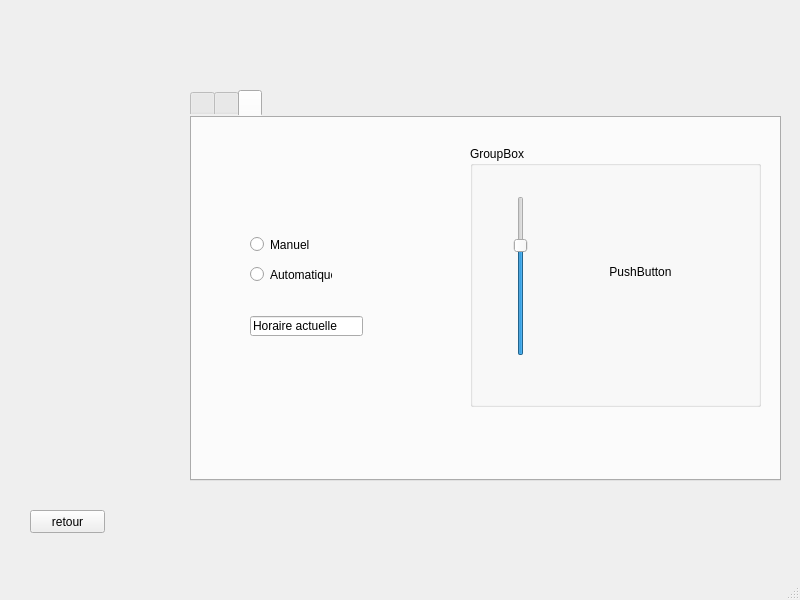
<?xml version="1.0" encoding="UTF-8"?>
<ui version="4.0">
 <class>etudiantClasseWindow</class>
 <widget class="QMainWindow" name="etudiantClasseWindow">
  <property name="geometry">
   <rect>
    <x>0</x>
    <y>0</y>
    <width>800</width>
    <height>600</height>
   </rect>
  </property>
  <property name="windowTitle">
   <string>MainWindow</string>
  </property>
  <widget class="QWidget" name="centralwidget">
   <widget class="QTabWidget" name="tabWidget">
    <property name="enabled">
     <bool>true</bool>
    </property>
    <property name="geometry">
     <rect>
      <x>190</x>
      <y>90</y>
      <width>591</width>
      <height>391</height>
     </rect>
    </property>
    <property name="autoFillBackground">
     <bool>false</bool>
    </property>
    <property name="styleSheet">
     <string notr="true">border-color: rgb(0, 0, 0);</string>
    </property>
    <property name="currentIndex">
     <number>2</number>
    </property>
    <widget class="QWidget" name="tab">
     <attribute name="title">
      <string/>
     </attribute>
     <widget class="QPushButton" name="pushButton_2">
      <property name="geometry">
       <rect>
        <x>30</x>
        <y>60</y>
        <width>75</width>
        <height>23</height>
       </rect>
      </property>
      <property name="styleSheet">
       <string notr="true">background-color: rgb(175, 203, 255);</string>
      </property>
      <property name="text">
       <string>Allumer</string>
      </property>
     </widget>
     <widget class="QPushButton" name="pushButton_3">
      <property name="geometry">
       <rect>
        <x>130</x>
        <y>60</y>
        <width>75</width>
        <height>23</height>
       </rect>
      </property>
      <property name="styleSheet">
       <string notr="true">background-color: rgb(194, 179, 179);</string>
      </property>
      <property name="text">
       <string>Eteindre</string>
      </property>
     </widget>
     <widget class="QGroupBox" name="groupBox">
      <property name="geometry">
       <rect>
        <x>20</x>
        <y>100</y>
        <width>421</width>
        <height>111</height>
       </rect>
      </property>
      <property name="title">
       <string>Intensite</string>
      </property>
      <widget class="QSlider" name="horizontalSlider">
       <property name="geometry">
        <rect>
         <x>40</x>
         <y>50</y>
         <width>160</width>
         <height>22</height>
        </rect>
       </property>
       <property name="cursor">
        <cursorShape>ArrowCursor</cursorShape>
       </property>
       <property name="styleSheet">
        <string notr="true">color: rgb(0, 0, 0);</string>
       </property>
       <property name="singleStep">
        <number>20</number>
       </property>
       <property name="sliderPosition">
        <number>50</number>
       </property>
       <property name="orientation">
        <enum>Qt::Horizontal</enum>
       </property>
      </widget>
     </widget>
     <widget class="QPushButton" name="pushButton_9">
      <property name="geometry">
       <rect>
        <x>500</x>
        <y>280</y>
        <width>75</width>
        <height>23</height>
       </rect>
      </property>
      <property name="text">
       <string>Retour</string>
      </property>
     </widget>
     <widget class="QTextBrowser" name="textBrowser_historique_4">
      <property name="geometry">
       <rect>
        <x>110</x>
        <y>270</y>
        <width>71</width>
        <height>31</height>
       </rect>
      </property>
      <property name="font">
       <font>
        <pointsize>8</pointsize>
       </font>
      </property>
      <property name="styleSheet">
       <string notr="true">color: rgb(255, 0, 0);</string>
      </property>
      <property name="html">
       <string>&lt;!DOCTYPE HTML PUBLIC &quot;-//W3C//DTD HTML 4.0//EN&quot; &quot;http://www.w3.org/TR/REC-html40/strict.dtd&quot;&gt;
&lt;html&gt;&lt;head&gt;&lt;meta name=&quot;qrichtext&quot; content=&quot;1&quot; /&gt;&lt;style type=&quot;text/css&quot;&gt;
p, li { white-space: pre-wrap; }
&lt;/style&gt;&lt;/head&gt;&lt;body style=&quot; font-family:'MS Shell Dlg 2'; font-size:8pt; font-weight:400; font-style:normal;&quot;&gt;
&lt;p style=&quot;-qt-paragraph-type:empty; margin-top:0px; margin-bottom:0px; margin-left:0px; margin-right:0px; -qt-block-indent:0; text-indent:0px; font-size:8.25pt;&quot;&gt;&lt;br /&gt;&lt;/p&gt;&lt;/body&gt;&lt;/html&gt;</string>
      </property>
     </widget>
     <widget class="QTextBrowser" name="textBrowser_historique_2">
      <property name="geometry">
       <rect>
        <x>20</x>
        <y>270</y>
        <width>71</width>
        <height>31</height>
       </rect>
      </property>
      <property name="font">
       <font>
        <pointsize>8</pointsize>
       </font>
      </property>
      <property name="styleSheet">
       <string notr="true">color: rgb(255, 0, 0);</string>
      </property>
      <property name="html">
       <string>&lt;!DOCTYPE HTML PUBLIC &quot;-//W3C//DTD HTML 4.0//EN&quot; &quot;http://www.w3.org/TR/REC-html40/strict.dtd&quot;&gt;
&lt;html&gt;&lt;head&gt;&lt;meta name=&quot;qrichtext&quot; content=&quot;1&quot; /&gt;&lt;style type=&quot;text/css&quot;&gt;
p, li { white-space: pre-wrap; }
&lt;/style&gt;&lt;/head&gt;&lt;body style=&quot; font-family:'MS Shell Dlg 2'; font-size:8pt; font-weight:400; font-style:normal;&quot;&gt;
&lt;p style=&quot;-qt-paragraph-type:empty; margin-top:0px; margin-bottom:0px; margin-left:0px; margin-right:0px; -qt-block-indent:0; text-indent:0px; font-size:8.25pt;&quot;&gt;&lt;br /&gt;&lt;/p&gt;&lt;/body&gt;&lt;/html&gt;</string>
      </property>
     </widget>
     <widget class="QPushButton" name="pushButton_8">
      <property name="geometry">
       <rect>
        <x>380</x>
        <y>280</y>
        <width>75</width>
        <height>23</height>
       </rect>
      </property>
      <property name="text">
       <string>Appliquer</string>
      </property>
     </widget>
     <widget class="QTextBrowser" name="textBrowser_historique_effectif">
      <property name="geometry">
       <rect>
        <x>290</x>
        <y>270</y>
        <width>71</width>
        <height>31</height>
       </rect>
      </property>
      <property name="font">
       <font>
        <pointsize>8</pointsize>
       </font>
      </property>
      <property name="styleSheet">
       <string notr="true">color: rgb(255, 0, 0);</string>
      </property>
      <property name="html">
       <string>&lt;!DOCTYPE HTML PUBLIC &quot;-//W3C//DTD HTML 4.0//EN&quot; &quot;http://www.w3.org/TR/REC-html40/strict.dtd&quot;&gt;
&lt;html&gt;&lt;head&gt;&lt;meta name=&quot;qrichtext&quot; content=&quot;1&quot; /&gt;&lt;style type=&quot;text/css&quot;&gt;
p, li { white-space: pre-wrap; }
&lt;/style&gt;&lt;/head&gt;&lt;body style=&quot; font-family:'MS Shell Dlg 2'; font-size:8pt; font-weight:400; font-style:normal;&quot;&gt;
&lt;p style=&quot;-qt-paragraph-type:empty; margin-top:0px; margin-bottom:0px; margin-left:0px; margin-right:0px; -qt-block-indent:0; text-indent:0px; font-size:8.25pt;&quot;&gt;&lt;br /&gt;&lt;/p&gt;&lt;/body&gt;&lt;/html&gt;</string>
      </property>
     </widget>
     <widget class="QTextBrowser" name="textBrowser_historique_3">
      <property name="geometry">
       <rect>
        <x>200</x>
        <y>270</y>
        <width>71</width>
        <height>31</height>
       </rect>
      </property>
      <property name="font">
       <font>
        <pointsize>8</pointsize>
       </font>
      </property>
      <property name="styleSheet">
       <string notr="true">color: rgb(255, 0, 0);</string>
      </property>
      <property name="html">
       <string>&lt;!DOCTYPE HTML PUBLIC &quot;-//W3C//DTD HTML 4.0//EN&quot; &quot;http://www.w3.org/TR/REC-html40/strict.dtd&quot;&gt;
&lt;html&gt;&lt;head&gt;&lt;meta name=&quot;qrichtext&quot; content=&quot;1&quot; /&gt;&lt;style type=&quot;text/css&quot;&gt;
p, li { white-space: pre-wrap; }
&lt;/style&gt;&lt;/head&gt;&lt;body style=&quot; font-family:'MS Shell Dlg 2'; font-size:8pt; font-weight:400; font-style:normal;&quot;&gt;
&lt;p style=&quot;-qt-paragraph-type:empty; margin-top:0px; margin-bottom:0px; margin-left:0px; margin-right:0px; -qt-block-indent:0; text-indent:0px; font-size:8.25pt;&quot;&gt;&lt;br /&gt;&lt;/p&gt;&lt;/body&gt;&lt;/html&gt;</string>
      </property>
     </widget>
    </widget>
    <widget class="QWidget" name="tab_3">
     <attribute name="title">
      <string/>
     </attribute>
     <widget class="QLineEdit" name="lineEdit_id_3">
      <property name="geometry">
       <rect>
        <x>90</x>
        <y>60</y>
        <width>113</width>
        <height>20</height>
       </rect>
      </property>
     </widget>
     <widget class="QLabel" name="label_5">
      <property name="geometry">
       <rect>
        <x>30</x>
        <y>120</y>
        <width>47</width>
        <height>13</height>
       </rect>
      </property>
      <property name="text">
       <string>Nom</string>
      </property>
     </widget>
     <widget class="QLineEdit" name="lineEdit_nom_2">
      <property name="geometry">
       <rect>
        <x>90</x>
        <y>120</y>
        <width>113</width>
        <height>20</height>
       </rect>
      </property>
     </widget>
     <widget class="QLabel" name="label_6">
      <property name="geometry">
       <rect>
        <x>30</x>
        <y>60</y>
        <width>61</width>
        <height>16</height>
       </rect>
      </property>
      <property name="text">
       <string>Identifiant</string>
      </property>
     </widget>
     <widget class="QLineEdit" name="lineEdit_prenom_2">
      <property name="geometry">
       <rect>
        <x>90</x>
        <y>180</y>
        <width>113</width>
        <height>20</height>
       </rect>
      </property>
     </widget>
     <widget class="QPushButton" name="pb_ajouter_2">
      <property name="geometry">
       <rect>
        <x>30</x>
        <y>250</y>
        <width>75</width>
        <height>23</height>
       </rect>
      </property>
      <property name="text">
       <string>Ajouter</string>
      </property>
     </widget>
     <widget class="QLabel" name="label_7">
      <property name="geometry">
       <rect>
        <x>30</x>
        <y>180</y>
        <width>47</width>
        <height>13</height>
       </rect>
      </property>
      <property name="text">
       <string>Prénom</string>
      </property>
     </widget>
     <widget class="QTableView" name="tabetudiant_2">
      <property name="geometry">
       <rect>
        <x>220</x>
        <y>50</y>
        <width>341</width>
        <height>181</height>
       </rect>
      </property>
     </widget>
     <widget class="QPushButton" name="pb_supprimer">
      <property name="geometry">
       <rect>
        <x>130</x>
        <y>250</y>
        <width>75</width>
        <height>23</height>
       </rect>
      </property>
      <property name="text">
       <string>Supprimer</string>
      </property>
     </widget>
     <widget class="QTextBrowser" name="textBrowser_historique">
      <property name="geometry">
       <rect>
        <x>220</x>
        <y>230</y>
        <width>341</width>
        <height>41</height>
       </rect>
      </property>
      <property name="styleSheet">
       <string notr="true">color: rgb(255, 0, 0);</string>
      </property>
      <property name="html">
       <string>&lt;!DOCTYPE HTML PUBLIC &quot;-//W3C//DTD HTML 4.0//EN&quot; &quot;http://www.w3.org/TR/REC-html40/strict.dtd&quot;&gt;
&lt;html&gt;&lt;head&gt;&lt;meta name=&quot;qrichtext&quot; content=&quot;1&quot; /&gt;&lt;style type=&quot;text/css&quot;&gt;
p, li { white-space: pre-wrap; }
&lt;/style&gt;&lt;/head&gt;&lt;body style=&quot; font-family:'MS Shell Dlg 2'; font-size:8.25pt; font-weight:400; font-style:normal;&quot;&gt;
&lt;p style=&quot; margin-top:0px; margin-bottom:0px; margin-left:0px; margin-right:0px; -qt-block-indent:0; text-indent:0px;&quot;&gt;&lt;span style=&quot; color:#000000;&quot;&gt;   &lt;/span&gt;&lt;/p&gt;
&lt;p style=&quot; margin-top:0px; margin-bottom:0px; margin-left:0px; margin-right:0px; -qt-block-indent:0; text-indent:0px;&quot;&gt;&lt;span style=&quot; color:#000000;&quot;&gt;  En Attente d'instructions...&lt;/span&gt;&lt;/p&gt;&lt;/body&gt;&lt;/html&gt;</string>
      </property>
     </widget>
     <widget class="QPushButton" name="pb_ajouter_3">
      <property name="geometry">
       <rect>
        <x>220</x>
        <y>280</y>
        <width>121</width>
        <height>21</height>
       </rect>
      </property>
      <property name="text">
       <string>Ordre Alphabetique</string>
      </property>
     </widget>
     <widget class="QLineEdit" name="lineEdit">
      <property name="geometry">
       <rect>
        <x>422</x>
        <y>280</y>
        <width>131</width>
        <height>20</height>
       </rect>
      </property>
     </widget>
     <widget class="QPushButton" name="pushButton_faire_appel">
      <property name="geometry">
       <rect>
        <x>340</x>
        <y>280</y>
        <width>75</width>
        <height>23</height>
       </rect>
      </property>
      <property name="text">
       <string>Appel</string>
      </property>
     </widget>
     <widget class="QRadioButton" name="radioButton_3">
      <property name="geometry">
       <rect>
        <x>80</x>
        <y>110</y>
        <width>82</width>
        <height>17</height>
       </rect>
      </property>
      <property name="text">
       <string>RadioButton</string>
      </property>
     </widget>
    </widget>
    <widget class="QWidget" name="tab_2">
     <attribute name="title">
      <string/>
     </attribute>
     <widget class="QGroupBox" name="groupBox_3">
      <property name="geometry">
       <rect>
        <x>280</x>
        <y>30</y>
        <width>291</width>
        <height>261</height>
       </rect>
      </property>
      <property name="title">
       <string>GroupBox</string>
      </property>
      <widget class="QSlider" name="verticalSlider_2">
       <property name="geometry">
        <rect>
         <x>40</x>
         <y>50</y>
         <width>22</width>
         <height>160</height>
        </rect>
       </property>
       <property name="singleStep">
        <number>5</number>
       </property>
       <property name="sliderPosition">
        <number>70</number>
       </property>
       <property name="orientation">
        <enum>Qt::Vertical</enum>
       </property>
      </widget>
      <widget class="QPushButton" name="pushButton_5">
       <property name="geometry">
        <rect>
         <x>80</x>
         <y>30</y>
         <width>181</width>
         <height>191</height>
        </rect>
       </property>
       <property name="styleSheet">
        <string notr="true">QPushButton {
background-image: url(:images/volets.png);
border: none;
}
</string>
       </property>
       <property name="text">
        <string>PushButton</string>
       </property>
      </widget>
     </widget>
     <widget class="QRadioButton" name="radioButton">
      <property name="geometry">
       <rect>
        <x>60</x>
        <y>120</y>
        <width>82</width>
        <height>17</height>
       </rect>
      </property>
      <property name="text">
       <string>Manuel</string>
      </property>
     </widget>
     <widget class="QRadioButton" name="radioButton_2">
      <property name="geometry">
       <rect>
        <x>60</x>
        <y>150</y>
        <width>82</width>
        <height>17</height>
       </rect>
      </property>
      <property name="text">
       <string>Automatique</string>
      </property>
     </widget>
     <widget class="QLineEdit" name="Heure_temp">
      <property name="geometry">
       <rect>
        <x>60</x>
        <y>200</y>
        <width>113</width>
        <height>20</height>
       </rect>
      </property>
      <property name="text">
       <string>Horaire actuelle</string>
      </property>
     </widget>
    </widget>
   </widget>
   <widget class="QPushButton" name="pushButton">
    <property name="geometry">
     <rect>
      <x>30</x>
      <y>510</y>
      <width>75</width>
      <height>23</height>
     </rect>
    </property>
    <property name="text">
     <string>retour</string>
    </property>
   </widget>
  </widget>
  <widget class="QMenuBar" name="menubar">
   <property name="geometry">
    <rect>
     <x>0</x>
     <y>0</y>
     <width>800</width>
     <height>21</height>
    </rect>
   </property>
  </widget>
  <widget class="QStatusBar" name="statusbar"/>
 </widget>
 <resources/>
 <connections/>
</ui>
